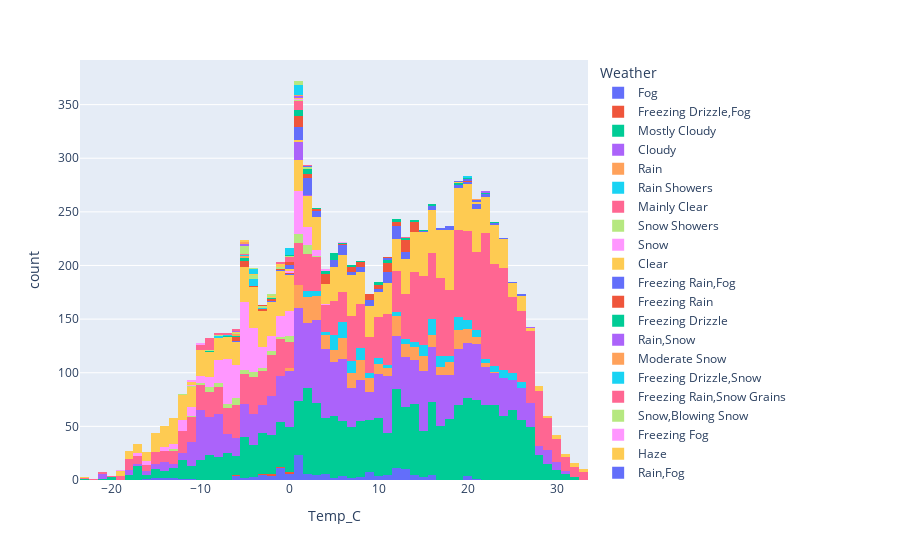

Notebook source saved alongside this figure:
### Code cell
px.histogram(weather, x='Temp_C', color='Weather')

### Figure 1 — Plotly figure (JSON) as saved in the notebook; plotly's stock layout.template omitted (floating-point values rounded to 4 significant figures; data arrays with more than 128 entries replaced by an {"elided": "..."} marker saying what was removed)
{"data": [{"alignmentgroup": "True", "bingroup": "x", "hovertemplate": "Weather=Fog<br>Temp_C=%{x}<br>count=%{y}<extra></extra>", "legendgroup": "Fog", "marker": {"color": "#636efa", "pattern": {"shape": ""}}, "name": "Fog", "offsetgroup": "Fog", "orientation": "v", "showlegend": true, "type": "histogram", "x": {"elided": "150 float values"}, "xaxis": "x", "yaxis": "y"}, {"alignmentgroup": "True", "bingroup": "x", "hovertemplate": "Weather=Freezing Drizzle,Fog<br>Temp_C=%{x}<br>count=%{y}<extra></extra>", "legendgroup": "Freezing Drizzle,Fog", "marker": {"color": "#EF553B", "pattern": {"shape": ""}}, "name": "Freezing Drizzle,Fog", "offsetgroup": "Freezing Drizzle,Fog", "orientation": "v", "showlegend": true, "type": "histogram", "x": [-1.8, -1.5, -6.4, -0.3, -3.3, -1.9], "xaxis": "x", "yaxis": "y"}, {"alignmentgroup": "True", "bingroup": "x", "hovertemplate": "Weather=Mostly Cloudy<br>Temp_C=%{x}<br>count=%{y}<extra></extra>", "legendgroup": "Mostly Cloudy", "marker": {"color": "#00cc96", "pattern": {"shape": ""}}, "name": "Mostly Cloudy", "offsetgroup": "Mostly Cloudy", "orientation": "v", "showlegend": true, "type": "histogram", "x": {"elided": "2069 float values"}, "xaxis": "x", "yaxis": "y"}, {"alignmentgroup": "True", "bingroup": "x", "hovertemplate": "Weather=Cloudy<br>Temp_C=%{x}<br>count=%{y}<extra></extra>", "legendgroup": "Cloudy", "marker": {"color": "#ab63fa", "pattern": {"shape": ""}}, "name": "Cloudy", "offsetgroup": "Cloudy", "orientation": "v", "showlegend": true, "type": "histogram", "x": {"elided": "1728 float values"}, "xaxis": "x", "yaxis": "y"}, {"alignmentgroup": "True", "bingroup": "x", "hovertemplate": "Weather=Rain<br>Temp_C=%{x}<br>count=%{y}<extra></extra>", "legendgroup": "Rain", "marker": {"color": "#FFA15A", "pattern": {"shape": ""}}, "name": "Rain", "offsetgroup": "Rain", "orientation": "v", "showlegend": true, "type": "histogram", "x": {"elided": "306 float values"}, "xaxis": "x", "yaxis": "y"}, {"alignmentgroup": "True", "bingroup": "x", "hovertemplate": "Weather=Rain Showers<br>Temp_C=%{x}<br>count=%{y}<extra></extra>", "legendgroup": "Rain Showers", "marker": {"color": "#19d3f3", "pattern": {"shape": ""}}, "name": "Rain Showers", "offsetgroup": "Rain Showers", "orientation": "v", "showlegend": true, "type": "histogram", "x": {"elided": "188 float values"}, "xaxis": "x", "yaxis": "y"}, {"alignmentgroup": "True", "bingroup": "x", "hovertemplate": "Weather=Mainly Clear<br>Temp_C=%{x}<br>count=%{y}<extra></extra>", "legendgroup": "Mainly Clear", "marker": {"color": "#FF6692", "pattern": {"shape": ""}}, "name": "Mainly Clear", "offsetgroup": "Mainly Clear", "orientation": "v", "showlegend": true, "type": "histogram", "x": {"elided": "2106 float values"}, "xaxis": "x", "yaxis": "y"}, {"alignmentgroup": "True", "bingroup": "x", "hovertemplate": "Weather=Snow Showers<br>Temp_C=%{x}<br>count=%{y}<extra></extra>", "legendgroup": "Snow Showers", "marker": {"color": "#B6E880", "pattern": {"shape": ""}}, "name": "Snow Showers", "offsetgroup": "Snow Showers", "orientation": "v", "showlegend": true, "type": "histogram", "x": [-2.1, -5.6, -5.8, -7.4, -9, -10.5, -11.3, -12.9, -13.3, -7.3, 1.6, 1.5, 1.5, 1, -4.6, -0.2, -6.3, -5.6, -5.5, -5.2, -6, 0.8, -0.2, 2.1, -9, -2, 2.9, 1.1, 1.8, 1.6, 1.8, -0.6, -0.4, -0.9, -2.9, 0.7, 0, 0.6, 1, 0.9, 0.4, -4.2, 2.2, 1.1, -1.9, -6.1, -4.7, -3.2, -3.6, -4.4, -3.9, -3.8, -7.8, -7.9, -8.5, -8.7, -6.8, -7, -9.3, -8.6], "xaxis": "x", "yaxis": "y"}, {"alignmentgroup": "True", "bingroup": "x", "hovertemplate": "Weather=Snow<br>Temp_C=%{x}<br>count=%{y}<extra></extra>", "legendgroup": "Snow", "marker": {"color": "#FF97FF", "pattern": {"shape": ""}}, "name": "Snow", "offsetgroup": "Snow", "orientation": "v", "showlegend": true, "type": "histogram", "x": {"elided": "390 float values"}, "xaxis": "x", "yaxis": "y"}, {"alignmentgroup": "True", "bingroup": "x", "hovertemplate": "Weather=Clear<br>Temp_C=%{x}<br>count=%{y}<extra></extra>", "legendgroup": "Clear", "marker": {"color": "#FECB52", "pattern": {"shape": ""}}, "name": "Clear", "offsetgroup": "Clear", "orientation": "v", "showlegend": true, "type": "histogram", "x": {"elided": "1326 float values"}, "xaxis": "x", "yaxis": "y"}, {"alignmentgroup": "True", "bingroup": "x", "hovertemplate": "Weather=Freezing Rain,Fog<br>Temp_C=%{x}<br>count=%{y}<extra></extra>", "legendgroup": "Freezing Rain,Fog", "marker": {"color": "#636efa", "pattern": {"shape": ""}}, "name": "Freezing Rain,Fog", "offsetgroup": "Freezing Rain,Fog", "orientation": "v", "showlegend": true, "type": "histogram", "x": [-6.1, -0.6, 0.1, -2.3], "xaxis": "x", "yaxis": "y"}, {"alignmentgroup": "True", "bingroup": "x", "hovertemplate": "Weather=Freezing Rain<br>Temp_C=%{x}<br>count=%{y}<extra></extra>", "legendgroup": "Freezing Rain", "marker": {"color": "#EF553B", "pattern": {"shape": ""}}, "name": "Freezing Rain", "offsetgroup": "Freezing Rain", "orientation": "v", "showlegend": true, "type": "histogram", "x": [-5.7, -4.8, -5.1, -4.8, -3.6, -2.9, -1.6, -0.8, 0.3, -6.5, -5.8, -5.4, -5.5, -2.2], "xaxis": "x", "yaxis": "y"}, {"alignmentgroup": "True", "bingroup": "x", "hovertemplate": "Weather=Freezing Drizzle<br>Temp_C=%{x}<br>count=%{y}<extra></extra>", "legendgroup": "Freezing Drizzle", "marker": {"color": "#00cc96", "pattern": {"shape": ""}}, "name": "Freezing Drizzle", "offsetgroup": "Freezing Drizzle", "orientation": "v", "showlegend": true, "type": "histogram", "x": [-5.4, -5.5, -4.8, -9, -6.8, -5.8, -2.3], "xaxis": "x", "yaxis": "y"}, {"alignmentgroup": "True", "bingroup": "x", "hovertemplate": "Weather=Rain,Snow<br>Temp_C=%{x}<br>count=%{y}<extra></extra>", "legendgroup": "Rain,Snow", "marker": {"color": "#ab63fa", "pattern": {"shape": ""}}, "name": "Rain,Snow", "offsetgroup": "Rain,Snow", "orientation": "v", "showlegend": true, "type": "histogram", "x": [0.8, 1.2, 1.3, 0.8, 1.4, 0.6, 0.8, 1.1, 1.1, 1.7, 1.1, 1.2, 1.4, 1, 1, 0.9, 0.8, 0.8], "xaxis": "x", "yaxis": "y"}, {"alignmentgroup": "True", "bingroup": "x", "hovertemplate": "Weather=Moderate Snow<br>Temp_C=%{x}<br>count=%{y}<extra></extra>", "legendgroup": "Moderate Snow", "marker": {"color": "#FFA15A", "pattern": {"shape": ""}}, "name": "Moderate Snow", "offsetgroup": "Moderate Snow", "orientation": "v", "showlegend": true, "type": "histogram", "x": [-5.2, -4.9, -6.3, -5.7], "xaxis": "x", "yaxis": "y"}, {"alignmentgroup": "True", "bingroup": "x", "hovertemplate": "Weather=Freezing Drizzle,Snow<br>Temp_C=%{x}<br>count=%{y}<extra></extra>", "legendgroup": "Freezing Drizzle,Snow", "marker": {"color": "#19d3f3", "pattern": {"shape": ""}}, "name": "Freezing Drizzle,Snow", "offsetgroup": "Freezing Drizzle,Snow", "orientation": "v", "showlegend": true, "type": "histogram", "x": [-4.5, -8.3, -7.7, -3.3, -6.8, -5.2, -3.7, -3.8, -4.2, -4.4, -4.3], "xaxis": "x", "yaxis": "y"}, {"alignmentgroup": "True", "bingroup": "x", "hovertemplate": "Weather=Freezing Rain,Snow Grains<br>Temp_C=%{x}<br>count=%{y}<extra></extra>", "legendgroup": "Freezing Rain,Snow Grains", "marker": {"color": "#FF6692", "pattern": {"shape": ""}}, "name": "Freezing Rain,Snow Grains", "offsetgroup": "Freezing Rain,Snow Grains", "orientation": "v", "showlegend": true, "type": "histogram", "x": [-5], "xaxis": "x", "yaxis": "y"}, {"alignmentgroup": "True", "bingroup": "x", "hovertemplate": "Weather=Snow,Blowing Snow<br>Temp_C=%{x}<br>count=%{y}<extra></extra>", "legendgroup": "Snow,Blowing Snow", "marker": {"color": "#B6E880", "pattern": {"shape": ""}}, "name": "Snow,Blowing Snow", "offsetgroup": "Snow,Blowing Snow", "orientation": "v", "showlegend": true, "type": "histogram", "x": [-4.8, -7.6, -8.9, -11.2, -12, -1.4, -1.8, -1.4, -5, -5.4, -5.9, -5.2, -5.4, -5.2, -5, -4.5, -4.2, -4, -3.9], "xaxis": "x", "yaxis": "y"}, {"alignmentgroup": "True", "bingroup": "x", "hovertemplate": "Weather=Freezing Fog<br>Temp_C=%{x}<br>count=%{y}<extra></extra>", "legendgroup": "Freezing Fog", "marker": {"color": "#FF97FF", "pattern": {"shape": ""}}, "name": "Freezing Fog", "offsetgroup": "Freezing Fog", "orientation": "v", "showlegend": true, "type": "histogram", "x": [-19, -11.1, -0.1, -0.1], "xaxis": "x", "yaxis": "y"}, {"alignmentgroup": "True", "bingroup": "x", "hovertemplate": "Weather=Haze<br>Temp_C=%{x}<br>count=%{y}<extra></extra>", "legendgroup": "Haze", "marker": {"color": "#FECB52", "pattern": {"shape": ""}}, "name": "Haze", "offsetgroup": "Haze", "orientation": "v", "showlegend": true, "type": "histogram", "x": [-11.5, -11.2, -5.7, -4.5, 5.5, 4.9, 4, 2.6, 1.4, 1.1, 14.1, -2, -0.7, -0.1, -0.7, -0.4], "xaxis": "x", "yaxis": "y"}, {"alignmentgroup": "True", "bingroup": "x", "hovertemplate": "Weather=Rain,Fog<br>Temp_C=%{x}<br>count=%{y}<extra></extra>", "legendgroup": "Rain,Fog", "marker": {"color": "#636efa", "pattern": {"shape": ""}}, "name": "Rain,Fog", "offsetgroup": "Rain,Fog", "orientation": "v", "showlegend": true, "type": "histogram", "x": [3, 3.2, 0.6, 1.6, 2, 1.1, 1.1, 1.6, 2.1, 0.6, 1.1, 1.1, 1.1, 1.5, 1.8, 3.1, 5.5, 5.5, 5.4, 8, 6.9, 5.8, 7.8, 8, 10, 9.7, 10.9, 11, 11.1, 11.5, 11.7, 12.1, 12.5, 12.6, 18.2, 18.5, 12.5, 19, 19.1, 18.4, 18.2, 21.3, 21.7, 21, 20.7, 20.6, 20, 19.6, 15.4, 15.7, 16.3, 11.5, 11.6, 11.7, 11.7, 11.6, 11.5, 11.6, 11.6, 11.5, 11.4, 11.3, 11.2, 11.3, 11.3, 15.6, 16.6, 8.6, 5.6, 5.4, 4.6, 4.6, 4.9, 5.4, 6.6, 7, 7.5, 7.7, 9.9, 8.9, 8.8, 8.5, 8.7, 8.8, 11.2, 11.3, 13, 13.3, 12.9, 13.1, 6, 5.6, 5.5, 5.5, 5.8, 2.7, 2.7, 3.2, 2.2, 2.1, 1.9, 2.1, 2, 1.8, 1.6, 1.1, 0.9, 0.8, 1, 2.2, 2.2, 1.9, 0.6, 0.1, 0, 0.1], "xaxis": "x", "yaxis": "y"}, {"alignmentgroup": "True", "bingroup": "x", "hovertemplate": "Weather=Drizzle,Fog<br>Temp_C=%{x}<br>count=%{y}<extra></extra>", "legendgroup": "Drizzle,Fog", "marker": {"color": "#EF553B", "pattern": {"shape": ""}}, "name": "Drizzle,Fog", "offsetgroup": "Drizzle,Fog", "orientation": "v", "showlegend": true, "type": "histogram", "x": [2.9, 0.7, 0.7, 0.7, 0.5, 0.3, 3.5, 3.5, 3.1, 2.2, 1.7, 1.5, 0.5, 3.8, 3.8, 3.7, 4, 3.8, 3.7, 3.8, 7.6, 9.9, 9.6, 9.3, 9.2, 9.1, 9.1, 9, 8.4, 13.1, 13.2, 13.1, 13.3, 13.6, 13.7, 13.5, 13.8, 12.1, 12.4, 12.8, 12.9, 13, 13.5, 13.7, 14, 13.1, 13.2, 19.9, 13.7, 10.5, 10.5, 10.7, 10.6, 10.8, 10.7, 10.3, 11.8, 11.4, 12.6, 11.4, 12.1, 12.6, 13.6, 14.4, 6.7, 6.7, 6.6, 9.6, 5.9, 6.6, 7.1, 8.2, 8.1, 1.3, 1.4, 0, 0.3, 0.5, 0.6, 0.6], "xaxis": "x", "yaxis": "y"}, {"alignmentgroup": "True", "bingroup": "x", "hovertemplate": "Weather=Drizzle<br>Temp_C=%{x}<br>count=%{y}<extra></extra>", "legendgroup": "Drizzle", "marker": {"color": "#00cc96", "pattern": {"shape": ""}}, "name": "Drizzle", "offsetgroup": "Drizzle", "orientation": "v", "showlegend": true, "type": "histogram", "x": [3.3, 2.3, 1.5, 1.3, 10.4, 18.8, 13.5, 12.9, 15.7, 16.3, 18.8, 12.6, 12.4, 11.6, 11.1, 10.8, 10.8, 10.4, 14.7, 7.3, 10.3, 8.4, 4.2, 4.3, 4.3, 5.4, 5.1, 5.5, 5.4, 5, 5, 4.7, 4.8, 1.3, 2, 2.1, 2.3, 1.3, 1.3, 1.1, 1.2], "xaxis": "x", "yaxis": "y"}, {"alignmentgroup": "True", "bingroup": "x", "hovertemplate": "Weather=Freezing Drizzle,Haze<br>Temp_C=%{x}<br>count=%{y}<extra></extra>", "legendgroup": "Freezing Drizzle,Haze", "marker": {"color": "#ab63fa", "pattern": {"shape": ""}}, "name": "Freezing Drizzle,Haze", "offsetgroup": "Freezing Drizzle,Haze", "orientation": "v", "showlegend": true, "type": "histogram", "x": [-5.8, -5.5, -5], "xaxis": "x", "yaxis": "y"}, {"alignmentgroup": "True", "bingroup": "x", "hovertemplate": "Weather=Freezing Rain,Haze<br>Temp_C=%{x}<br>count=%{y}<extra></extra>", "legendgroup": "Freezing Rain,Haze", "marker": {"color": "#FFA15A", "pattern": {"shape": ""}}, "name": "Freezing Rain,Haze", "offsetgroup": "Freezing Rain,Haze", "orientation": "v", "showlegend": true, "type": "histogram", "x": [-4.9, -4.9], "xaxis": "x", "yaxis": "y"}, {"alignmentgroup": "True", "bingroup": "x", "hovertemplate": "Weather=Snow,Haze<br>Temp_C=%{x}<br>count=%{y}<extra></extra>", "legendgroup": "Snow,Haze", "marker": {"color": "#19d3f3", "pattern": {"shape": ""}}, "name": "Snow,Haze", "offsetgroup": "Snow,Haze", "orientation": "v", "showlegend": true, "type": "histogram", "x": [-4.3, -4, -3.9, -3.6, -4.3], "xaxis": "x", "yaxis": "y"}, {"alignmentgroup": "True", "bingroup": "x", "hovertemplate": "Weather=Snow,Fog<br>Temp_C=%{x}<br>count=%{y}<extra></extra>", "legendgroup": "Snow,Fog", "marker": {"color": "#FF6692", "pattern": {"shape": ""}}, "name": "Snow,Fog", "offsetgroup": "Snow,Fog", "orientation": "v", "showlegend": true, "type": "histogram", "x": [-0.9, -1.4, 1, -0.1, 1.1, 0.4, 1, 0.3, -7.6, -7, -6.4, -5.9, 0.5, 0.4, 0.4, 0.6, 0.8, 0.8, 0.7, -9.3, -8.8, -8.5, -9, -9.3, -9.5, -9.7, -9.8, -10.1, -10, -9.6, -9.4, -9.3, -9.1, -9.3, -9.1, -9.3, -7.4], "xaxis": "x", "yaxis": "y"}, {"alignmentgroup": "True", "bingroup": "x", "hovertemplate": "Weather=Snow,Ice Pellets<br>Temp_C=%{x}<br>count=%{y}<extra></extra>", "legendgroup": "Snow,Ice Pellets", "marker": {"color": "#B6E880", "pattern": {"shape": ""}}, "name": "Snow,Ice Pellets", "offsetgroup": "Snow,Ice Pellets", "orientation": "v", "showlegend": true, "type": "histogram", "x": [0.3, 0.8, -4.3, -3, -3, -2.1], "xaxis": "x", "yaxis": "y"}, {"alignmentgroup": "True", "bingroup": "x", "hovertemplate": "Weather=Rain,Haze<br>Temp_C=%{x}<br>count=%{y}<extra></extra>", "legendgroup": "Rain,Haze", "marker": {"color": "#FF97FF", "pattern": {"shape": ""}}, "name": "Rain,Haze", "offsetgroup": "Rain,Haze", "orientation": "v", "showlegend": true, "type": "histogram", "x": [4, 5.5, 4.4], "xaxis": "x", "yaxis": "y"}, {"alignmentgroup": "True", "bingroup": "x", "hovertemplate": "Weather=Thunderstorms,Rain<br>Temp_C=%{x}<br>count=%{y}<extra></extra>", "legendgroup": "Thunderstorms,Rain", "marker": {"color": "#FECB52", "pattern": {"shape": ""}}, "name": "Thunderstorms,Rain", "offsetgroup": "Thunderstorms,Rain", "orientation": "v", "showlegend": true, "type": "histogram", "x": [21.3, 19.4, 20.6], "xaxis": "x", "yaxis": "y"}, {"alignmentgroup": "True", "bingroup": "x", "hovertemplate": "Weather=Thunderstorms,Rain Showers<br>Temp_C=%{x}<br>count=%{y}<extra></extra>", "legendgroup": "Thunderstorms,Rain Showers", "marker": {"color": "#636efa", "pattern": {"shape": ""}}, "name": "Thunderstorms,Rain Showers", "offsetgroup": "Thunderstorms,Rain Showers", "orientation": "v", "showlegend": true, "type": "histogram", "x": [11.4, 11, 21, 20.7, 21.6, 22.7, 25.5, 23.8, 18.1, 18.7, 22.8, 25, 20.2, 19.7, 21.9, 16.5], "xaxis": "x", "yaxis": "y"}, {"alignmentgroup": "True", "bingroup": "x", "hovertemplate": "Weather=Thunderstorms,Heavy Rain Showers<br>Temp_C=%{x}<br>count=%{y}<extra></extra>", "legendgroup": "Thunderstorms,Heavy Rain Showers", "marker": {"color": "#EF553B", "pattern": {"shape": ""}}, "name": "Thunderstorms,Heavy Rain Showers", "offsetgroup": "Thunderstorms,Heavy Rain Showers", "orientation": "v", "showlegend": true, "type": "histogram", "x": [10.9], "xaxis": "x", "yaxis": "y"}, {"alignmentgroup": "True", "bingroup": "x", "hovertemplate": "Weather=Thunderstorms,Rain Showers,Fog<br>Temp_C=%{x}<br>count=%{y}<extra></extra>", "legendgroup": "Thunderstorms,Rain Showers,Fog", "marker": {"color": "#00cc96", "pattern": {"shape": ""}}, "name": "Thunderstorms,Rain Showers,Fog", "offsetgroup": "Thunderstorms,Rain Showers,Fog", "orientation": "v", "showlegend": true, "type": "histogram", "x": [19.5, 22.9, 22.4], "xaxis": "x", "yaxis": "y"}, {"alignmentgroup": "True", "bingroup": "x", "hovertemplate": "Weather=Thunderstorms<br>Temp_C=%{x}<br>count=%{y}<extra></extra>", "legendgroup": "Thunderstorms", "marker": {"color": "#ab63fa", "pattern": {"shape": ""}}, "name": "Thunderstorms", "offsetgroup": "Thunderstorms", "orientation": "v", "showlegend": true, "type": "histogram", "x": [26.7, 21.6], "xaxis": "x", "yaxis": "y"}, {"alignmentgroup": "True", "bingroup": "x", "hovertemplate": "Weather=Thunderstorms,Rain,Fog<br>Temp_C=%{x}<br>count=%{y}<extra></extra>", "legendgroup": "Thunderstorms,Rain,Fog", "marker": {"color": "#FFA15A", "pattern": {"shape": ""}}, "name": "Thunderstorms,Rain,Fog", "offsetgroup": "Thunderstorms,Rain,Fog", "orientation": "v", "showlegend": true, "type": "histogram", "x": [20.6], "xaxis": "x", "yaxis": "y"}, {"alignmentgroup": "True", "bingroup": "x", "hovertemplate": "Weather=Thunderstorms,Moderate Rain Showers,Fog<br>Temp_C=%{x}<br>count=%{y}<extra></extra>", "legendgroup": "Thunderstorms,Moderate Rain Showers,Fog", "marker": {"color": "#19d3f3", "pattern": {"shape": ""}}, "name": "Thunderstorms,Moderate Rain Showers,Fog", "offsetgroup": "Thunderstorms,Moderate Rain Showers,Fog", "orientation": "v", "showlegend": true, "type": "histogram", "x": [19.6], "xaxis": "x", "yaxis": "y"}, {"alignmentgroup": "True", "bingroup": "x", "hovertemplate": "Weather=Rain Showers,Fog<br>Temp_C=%{x}<br>count=%{y}<extra></extra>", "legendgroup": "Rain Showers,Fog", "marker": {"color": "#FF6692", "pattern": {"shape": ""}}, "name": "Rain Showers,Fog", "offsetgroup": "Rain Showers,Fog", "orientation": "v", "showlegend": true, "type": "histogram", "x": [12.8], "xaxis": "x", "yaxis": "y"}, {"alignmentgroup": "True", "bingroup": "x", "hovertemplate": "Weather=Rain Showers,Snow Showers<br>Temp_C=%{x}<br>count=%{y}<extra></extra>", "legendgroup": "Rain Showers,Snow Showers", "marker": {"color": "#B6E880", "pattern": {"shape": ""}}, "name": "Rain Showers,Snow Showers", "offsetgroup": "Rain Showers,Snow Showers", "orientation": "v", "showlegend": true, "type": "histogram", "x": [2.2, 2.1], "xaxis": "x", "yaxis": "y"}, {"alignmentgroup": "True", "bingroup": "x", "hovertemplate": "Weather=Snow Pellets<br>Temp_C=%{x}<br>count=%{y}<extra></extra>", "legendgroup": "Snow Pellets", "marker": {"color": "#FF97FF", "pattern": {"shape": ""}}, "name": "Snow Pellets", "offsetgroup": "Snow Pellets", "orientation": "v", "showlegend": true, "type": "histogram", "x": [0.7], "xaxis": "x", "yaxis": "y"}, {"alignmentgroup": "True", "bingroup": "x", "hovertemplate": "Weather=Rain,Snow,Fog<br>Temp_C=%{x}<br>count=%{y}<extra></extra>", "legendgroup": "Rain,Snow,Fog", "marker": {"color": "#FECB52", "pattern": {"shape": ""}}, "name": "Rain,Snow,Fog", "offsetgroup": "Rain,Snow,Fog", "orientation": "v", "showlegend": true, "type": "histogram", "x": [0.8], "xaxis": "x", "yaxis": "y"}, {"alignmentgroup": "True", "bingroup": "x", "hovertemplate": "Weather=Moderate Rain,Fog<br>Temp_C=%{x}<br>count=%{y}<extra></extra>", "legendgroup": "Moderate Rain,Fog", "marker": {"color": "#636efa", "pattern": {"shape": ""}}, "name": "Moderate Rain,Fog", "offsetgroup": "Moderate Rain,Fog", "orientation": "v", "showlegend": true, "type": "histogram", "x": [1.7], "xaxis": "x", "yaxis": "y"}, {"alignmentgroup": "True", "bingroup": "x", "hovertemplate": "Weather=Freezing Rain,Ice Pellets,Fog<br>Temp_C=%{x}<br>count=%{y}<extra></extra>", "legendgroup": "Freezing Rain,Ice Pellets,Fog", "marker": {"color": "#EF553B", "pattern": {"shape": ""}}, "name": "Freezing Rain,Ice Pellets,Fog", "offsetgroup": "Freezing Rain,Ice Pellets,Fog", "orientation": "v", "showlegend": true, "type": "histogram", "x": [-2.6], "xaxis": "x", "yaxis": "y"}, {"alignmentgroup": "True", "bingroup": "x", "hovertemplate": "Weather=Drizzle,Ice Pellets,Fog<br>Temp_C=%{x}<br>count=%{y}<extra></extra>", "legendgroup": "Drizzle,Ice Pellets,Fog", "marker": {"color": "#00cc96", "pattern": {"shape": ""}}, "name": "Drizzle,Ice Pellets,Fog", "offsetgroup": "Drizzle,Ice Pellets,Fog", "orientation": "v", "showlegend": true, "type": "histogram", "x": [0.4], "xaxis": "x", "yaxis": "y"}, {"alignmentgroup": "True", "bingroup": "x", "hovertemplate": "Weather=Drizzle,Snow<br>Temp_C=%{x}<br>count=%{y}<extra></extra>", "legendgroup": "Drizzle,Snow", "marker": {"color": "#ab63fa", "pattern": {"shape": ""}}, "name": "Drizzle,Snow", "offsetgroup": "Drizzle,Snow", "orientation": "v", "showlegend": true, "type": "histogram", "x": [0.9, 1.2], "xaxis": "x", "yaxis": "y"}, {"alignmentgroup": "True", "bingroup": "x", "hovertemplate": "Weather=Rain,Ice Pellets<br>Temp_C=%{x}<br>count=%{y}<extra></extra>", "legendgroup": "Rain,Ice Pellets", "marker": {"color": "#FFA15A", "pattern": {"shape": ""}}, "name": "Rain,Ice Pellets", "offsetgroup": "Rain,Ice Pellets", "orientation": "v", "showlegend": true, "type": "histogram", "x": [0.6], "xaxis": "x", "yaxis": "y"}, {"alignmentgroup": "True", "bingroup": "x", "hovertemplate": "Weather=Drizzle,Snow,Fog<br>Temp_C=%{x}<br>count=%{y}<extra></extra>", "legendgroup": "Drizzle,Snow,Fog", "marker": {"color": "#19d3f3", "pattern": {"shape": ""}}, "name": "Drizzle,Snow,Fog", "offsetgroup": "Drizzle,Snow,Fog", "orientation": "v", "showlegend": true, "type": "histogram", "x": [1, 0.8, 0.8, 0.6, 0.5, 0.4, 0.4, 0.4, 0.3, 0.4, 0.4, 1.1, 1.1, 1.1, 1.1], "xaxis": "x", "yaxis": "y"}, {"alignmentgroup": "True", "bingroup": "x", "hovertemplate": "Weather=Rain,Snow Grains<br>Temp_C=%{x}<br>count=%{y}<extra></extra>", "legendgroup": "Rain,Snow Grains", "marker": {"color": "#FF6692", "pattern": {"shape": ""}}, "name": "Rain,Snow Grains", "offsetgroup": "Rain,Snow Grains", "orientation": "v", "showlegend": true, "type": "histogram", "x": [1.9], "xaxis": "x", "yaxis": "y"}, {"alignmentgroup": "True", "bingroup": "x", "hovertemplate": "Weather=Rain,Snow,Ice Pellets<br>Temp_C=%{x}<br>count=%{y}<extra></extra>", "legendgroup": "Rain,Snow,Ice Pellets", "marker": {"color": "#B6E880", "pattern": {"shape": ""}}, "name": "Rain,Snow,Ice Pellets", "offsetgroup": "Rain,Snow,Ice Pellets", "orientation": "v", "showlegend": true, "type": "histogram", "x": [1.1, 0.9, 1.1, 1.3], "xaxis": "x", "yaxis": "y"}, {"alignmentgroup": "True", "bingroup": "x", "hovertemplate": "Weather=Snow Showers,Fog<br>Temp_C=%{x}<br>count=%{y}<extra></extra>", "legendgroup": "Snow Showers,Fog", "marker": {"color": "#FF97FF", "pattern": {"shape": ""}}, "name": "Snow Showers,Fog", "offsetgroup": "Snow Showers,Fog", "orientation": "v", "showlegend": true, "type": "histogram", "x": [-11.3, -10.9, -10.5, -10], "xaxis": "x", "yaxis": "y"}, {"alignmentgroup": "True", "bingroup": "x", "hovertemplate": "Weather=Moderate Snow,Blowing Snow<br>Temp_C=%{x}<br>count=%{y}<extra></extra>", "legendgroup": "Moderate Snow,Blowing Snow", "marker": {"color": "#FECB52", "pattern": {"shape": ""}}, "name": "Moderate Snow,Blowing Snow", "offsetgroup": "Moderate Snow,Blowing Snow", "orientation": "v", "showlegend": true, "type": "histogram", "x": [-5.4, -5.5], "xaxis": "x", "yaxis": "y"}], "layout": {"barmode": "relative", "legend": {"title": {"text": "Weather"}, "tracegroupgap": 0}, "margin": {"t": 60}, "xaxis": {"anchor": "y", "domain": [0, 1], "title": {"text": "Temp_C"}}, "yaxis": {"anchor": "x", "domain": [0, 1], "title": {"text": "count"}}}}
